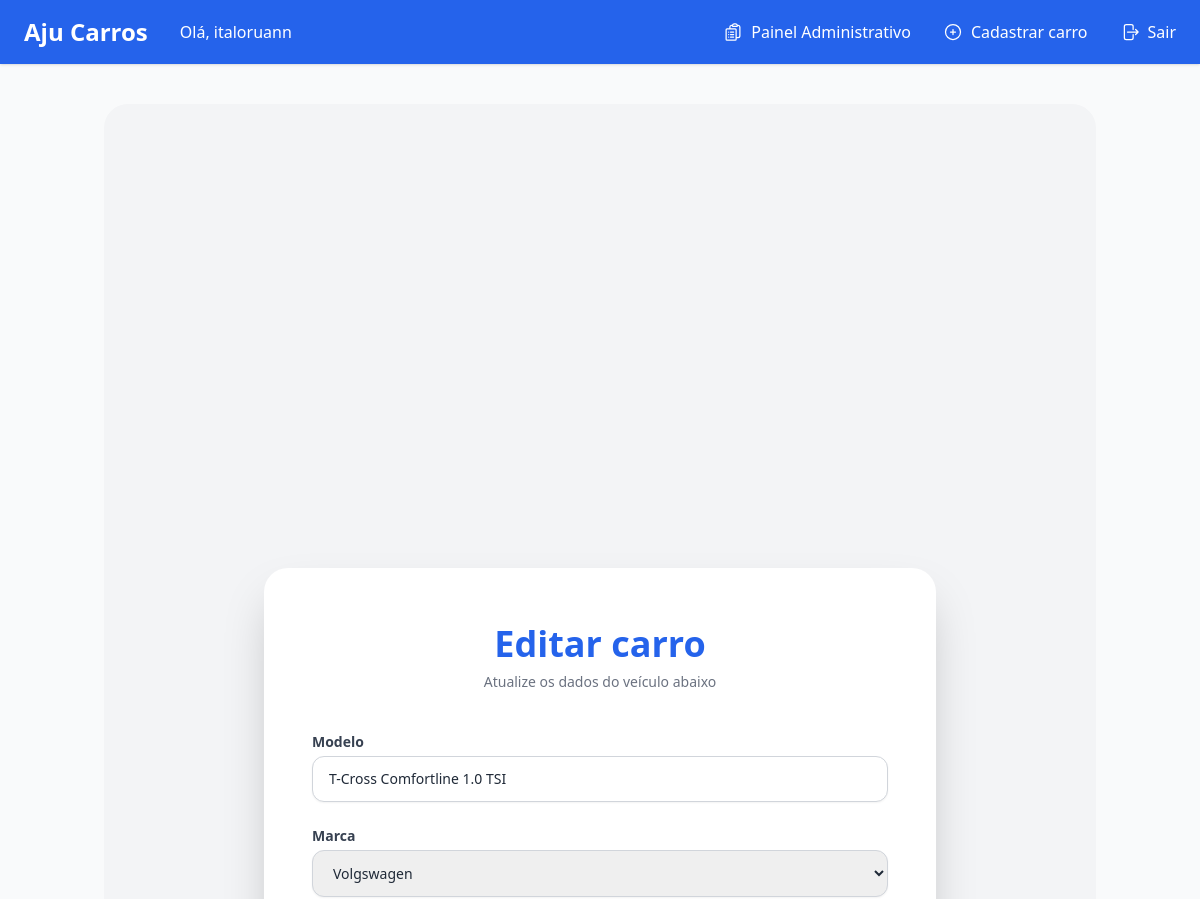
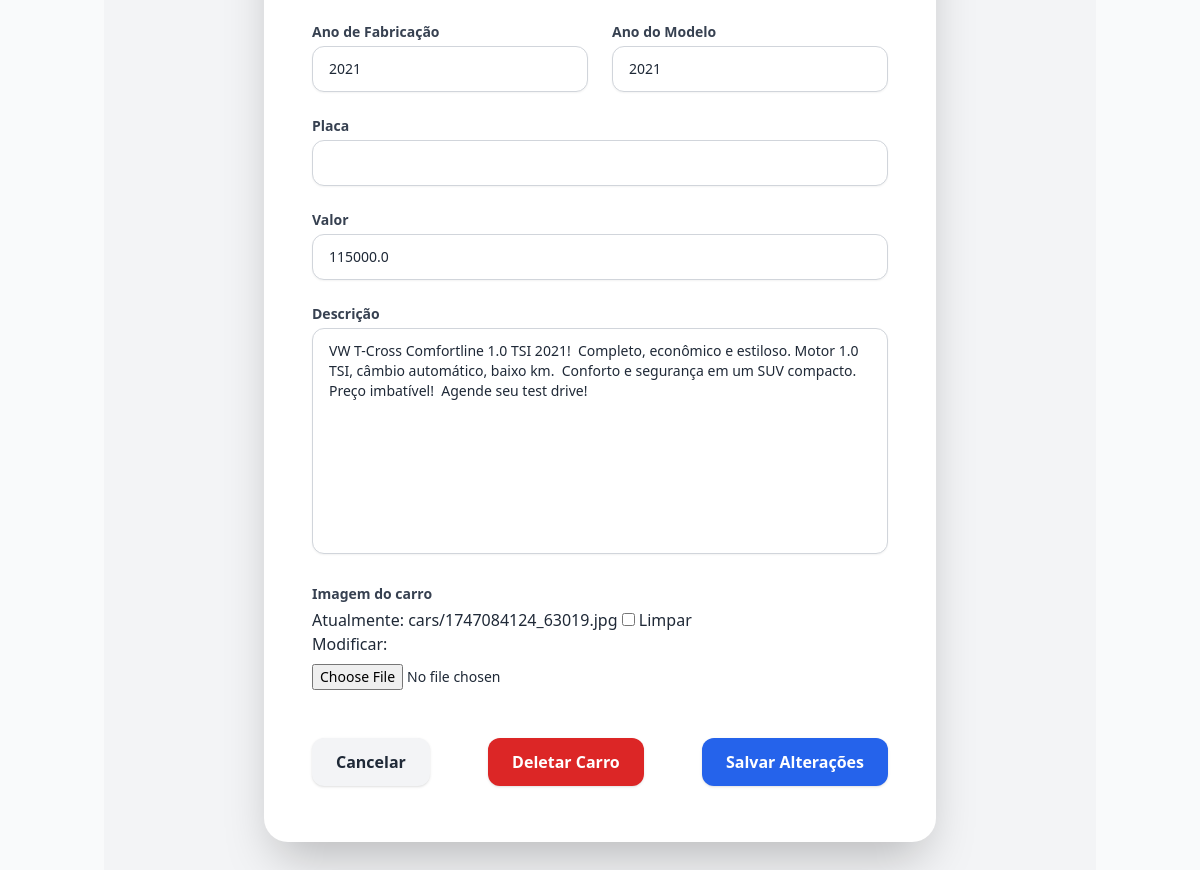
The app's page /car/42/update/ (signed in) with its own data (2 pictures, top to bottom).
### cars/models.py (models this page shows, shortened)
class Car(models.Model):
    id = models.AutoField(primary_key=True)
    model = models.CharField(max_length=200)
    brand = models.ForeignKey(Brand, on_delete=PROTECT, related_name='car_brand')
    factory_year = models.IntegerField(null=True, blank=True)
    model_year = models.IntegerField(null=True, blank=True)
    plate = models.CharField(null=True, blank=True, max_length=7)
    value = models.FloatField(null=True, blank=True)
    photo = models.ImageField(upload_to='cars/', null=True, blank=True)
    description = models.TextField(null=True, blank=True)

### cars/views.py (the view, shortened to what this page needs)
# urls.py: path('car/<int:pk>/update/', CarUpdateView.as_view(), name='car_update'),
class CarUpdateView(LoginRequiredMixin, UpdateView):
    login_url = '/login/'
    model = Car
    form_class = CarModelForm
    template_name = 'car_update.html'

### cars/forms.py (shortened to what this page needs)
class CarModelForm(forms.ModelForm):
    year_now = datetime.now().year
    class Meta:
        model = Car
        fields = "__all__"
    def __init__(self, *args, **kwargs):
        super().__init__(*args, **kwargs)
        required_fields = ['model', 'brand', 'factory_year', 'model_year', 'value']
        for field in required_fields:
            self.fields[field].required = True

### cars/models.py (called while the page is built)
    def __str__(self):
        return self.name

### cars/templates/car_update.html (shortened to what this page needs)
{% extends "base.html" %}
{% load widget_tweaks %}
{% block content %}
<div class="w-full max-w-2xl mx-auto bg-white rounded-3xl shadow-2xl px-8 py-12 sm:px-12 sm:py-14 mt-10">
  <div class="mb-10 text-center">
    <h2 class="text-4xl font-extrabold text-blue-600">Editar carro</h2>
    <p class="text-gray-500 text-sm mt-2">Atualize os dados do veículo abaixo</p>
  </div>
  <form method="POST" enctype="multipart/form-data" class="space-y-6">
    <div>
      <label for="{{ form.model.id_for_label }}" class="block text-sm font-semibold text-gray-700 mb-1">Modelo</label>
      {{ form.model|add_class:"w-full px-4 py-3 border border-gray-300 rounded-xl shadow-sm focus:outline-none focus:ring-2 focus:ring-blue-500 focus:border-blue-500 text-sm" }}
    </div>
    <div>
      <label for="{{ form.brand.id_for_label }}" class="block text-sm font-semibold text-gray-700 mb-1">Marca</label>
      {{ form.brand|add_class:"w-full px-4 py-3 border border-gray-300 rounded-xl shadow-sm focus:outline-none focus:ring-2 focus:ring-blue-500 focus:border-blue-500 text-sm" }}
    </div>
    <div class="grid grid-cols-1 sm:grid-cols-2 gap-6">
      <div>
        <label for="{{ form.factory_year.id_for_label }}" class="block text-sm font-semibold text-gray-700 mb-1">Ano de Fabricação</label>
        {{ form.factory_year|add_class:"w-full px-4 py-3 border border-gray-300 rounded-xl shadow-sm focus:outline-none focus:ring-2 focus:ring-blue-500 focus:border-blue-500 text-sm" }}
      </div>
      <div>
        <label for="{{ form.model_year.id_for_label }}" class="block text-sm font-semibold text-gray-700 mb-1">Ano do Modelo</label>
        {{ form.model_year|add_class:"w-full px-4 py-3 border border-gray-300 rounded-xl shadow-sm focus:outline-none focus:ring-2 focus:ring-blue-500 focus:border-blue-500 text-sm" }}
      </div>
    </div>
    <div>
      <label for="{{ form.plate.id_for_label }}" class="block text-sm font-semibold text-gray-700 mb-1">Placa</label>
      {{ form.plate|add_class:"w-full px-4 py-3 border border-gray-300 rounded-xl shadow-sm focus:outline-none focus:ring-2 focus:ring-blue-500 focus:border-blue-500 text-sm" }}
    </div>
    <div>
      <label for="{{ form.value.id_for_label }}" class="block text-sm font-semibold text-gray-700 mb-1">Valor</label>
      {{ form.value|add_class:"w-full px-4 py-3 border border-gray-300 rounded-xl shadow-sm focus:outline-none focus:ring-2 focus:ring-blue-500 focus:border-blue-500 text-sm" }}
    </div>
    <div>
      <label for="{{ form.description.id_for_label }}" class="block text-sm font-semibold text-gray-700 mb-1">Descrição</label>
      {{ form.description|add_class:"w-full px-4 py-3 border border-gray-300 rounded-xl shadow-sm focus:outline-none focus:ring-2 focus:ring-blue-500 focus:border-blue-500 text-sm resize-none" }}
    </div>
    <div>
      <label for="{{ form.photo.id_for_label }}" class="block text-sm font-semibold text-gray-700 mb-1">Imagem do carro</label>
      {{ form.photo|add_class:"w-full text-sm mt-2" }}
    </div>
    <div class="flex flex-col sm:flex-row justify-between gap-4 pt-6">
      <a href="{% url 'cars_list' %}"
        class="w-full sm:w-auto bg-gray-100 hover:bg-gray-200 text-gray-800 font-semibold py-3 px-6 rounded-xl shadow text-center transition">
        Cancelar
      </a>
      <a href="{% url 'car_delete' pk=object.pk %}"
        class="w-full sm:w-auto bg-red-600 hover:bg-red-700 text-white font-semibold py-3 px-6 rounded-xl shadow text-center transition">
        Deletar Carro
      </a>
      <button type="submit"
        class="w-full sm:w-auto bg-blue-600 hover:bg-blue-700 text-white font-semibold py-3 px-6 rounded-xl shadow transition">
        Salvar Alterações
      </button>
    </div>
  </form>
</div>
{% endblock %}

### core/templates/base.html (shortened to what this page needs)
<!DOCTYPE html>
{% load static %}
<html lang="pt-br">
  <head>
    <script src="https://cdn.tailwindcss.com"></script>
    <link rel="stylesheet" href="{% static 'css/animations.css' %}">
  </head>
  <body class="flex flex-col min-h-screen bg-gray-50 text-gray-800">
    <header class="bg-blue-600 text-white shadow">
      <nav class="max-w-7xl mx-auto px-6 py-4 flex items-center justify-between">
        <div class="flex items-center space-x-8">
          <a href="{% url 'home' %}" class="text-2xl font-bold">Aju Carros</a>
          {% if user.is_authenticated %}
            {% if user.is_superuser %}
              <p class="text-base font-sans">Olá, {{ user.username }}</p>
            {% else %}
              <p class="text-base font-sans">Olá, {{ user.first_name }}</p>
            {% endif %}
          {% endif %}
        </div>
        <div class="hidden md:flex space-x-8">
          {% if user.is_authenticated %}
            {% if user.is_superuser %}
              <a href="{% url 'admin:index' %}" class="nav-link flex items-center gap-x-2 hover:text-gray-100">
                Painel Administrativo
              </a>
            {% endif %}
            <a href="{% url 'new_car' %}" class="nav-link flex items-center gap-x-2 hover:text-gray-100">
              <svg xmlns="http://www.w3.org/2000/svg" fill="none" viewBox="0 0 24 24" stroke-width="1.5" stroke="currentColor" class="w-5 h-5">
                <path stroke-linecap="round" stroke-linejoin="round" d="M12 9v6m3-3H9m12 0a9 9 0 1 1-18 0 9 9 0 0 1 18 0Z" />
              </svg>
              Cadastrar carro
            </a>
            <a href="{% url 'logout' %}" class="nav-link flex items-center gap-x-2 hover:text-gray-100">
              Sair
            </a>
          {% endif %}
        </div>
      </nav>
    </header>
    <main class="flex-grow container mx-auto px-4 py-10">
      <div class="flex items-center justify-center min-h-screen rounded-3xl bg-gray-100 px-4">
        {% block content %}{% endblock %}
      </div>
    </main>
  </body>
</html>

### core/templates/base.html (style rules this page uses)
.nav-link { transition: all 0.2s ease-in-out; }

### records on screen
Car: model "T-Cross Comfortline 1.0 TSI", brand "Volgswagen", factory_year "2021", model_year "2021", value "115000.0", description "VW T-Cross Comfortline 1.0 TSI 2021! Completo, econômico e estiloso. Motor 1.0 TSI, câmbio automático, baixo km. Conforto e segurança em um SUV compacto. Preço imbatível! Agende seu test drive!"

### other values on screen
{{ user.username }} "italoruann"
